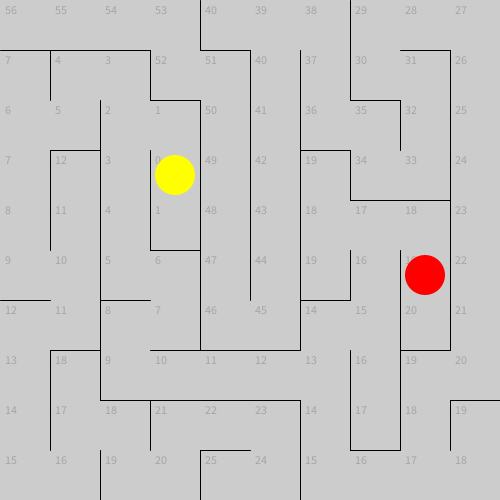
Frame 1 (no input)
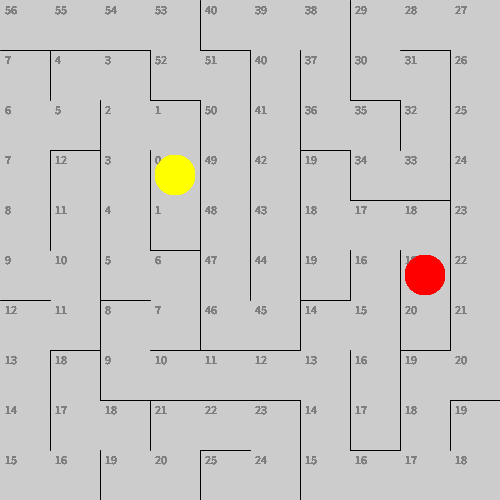
Frame 60 (the mouse pressed at the canvas centre just before this capture)
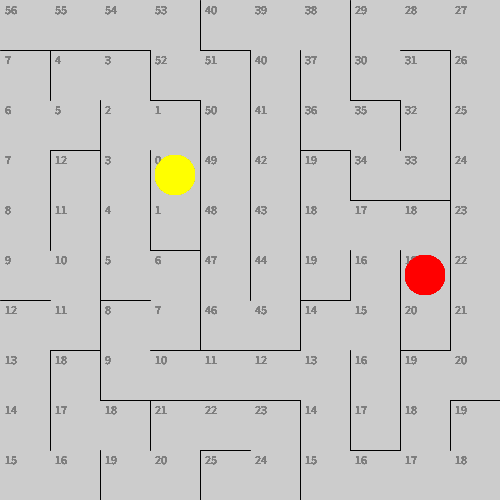
Frame 120 (the mouse held since frame 60 and released just before this capture)

The Processing sketch that drew these frames (run headless with seeded random() and noise(); from frame 60 on, the mouse is pressed at the canvas centre):

// Processing sketch: week14_6_maze_generate_wall_pacman_bfs
// ── week14_6_maze_generate_wall_pacman_bfs.pde
//產生地圖maze的方法
int startI=3, startJ=3;
int ghostI=5, ghostJ=8;
ArrayList<Integer> queueI = new ArrayList<Integer>();
ArrayList<Integer> queueJ = new ArrayList<Integer>();
ArrayList<Integer> queueD = new ArrayList<Integer>();
int [][] maze = new int[10][10];
boolean [][] visited = new boolean[10][10];
boolean testVisible(int i, int j){ //true: nothing
  if(i<0 || j<0 || i>=10 || j>=10) return true;
  return visited[i][j]; //false 要用它 doing something
}
int [][] wallH = new int[10][9];
int [][] wallW = new int[9][10];
void genMaze2(int i, int j, int ii, int jj){
  if(i==ii) wallH[i][min(j,jj)] = 1;
  if(j==jj) wallW[min(i,ii)][j] = 1;
  genMaze(ii,jj);
}
void genMaze(int i, int j){
  //if(i==9&&j==9) return;
  visited[i][j] = true;
  println(i,j);
  while(true){
    if(testVisible(i+1, j)==false && int(random(2))==0) {genMaze2(i,j,i+1,j);}
    if(testVisible(i-1, j)==false && int(random(2))==0) {genMaze2(i,j,i-1,j);}
    if(testVisible(i, j+1)==false && int(random(2))==0) {genMaze2(i,j,i,j+1);}
    if(testVisible(i, j-1)==false && int(random(2))==0) {genMaze2(i,j,i,j-1);}
    if(testVisible(i+1, j) && testVisible(i-1, j) && testVisible(i,j+1) && testVisible(i,j-1)) break;
  }
}
boolean [][]yuutaVisited = new boolean[10][10];
int [][] yuutaDist = new int[10][10];
void BFS(int i, int j, int d){
  queueI.add(i);
  queueJ.add(j);
  queueD.add(d);
  yuutaVisited[i][j] = true;
  yuutaDist[i][j] = d;
  while( queueI.size()>0){
    int ii = queueI.remove(0);
    int jj = queueJ.remove(0);
    int dd = queueD.remove(0);
    testAndAdd(ii,jj, ii+1, jj, dd+1);
    testAndAdd(ii,jj, ii-1, jj, dd+1);
    testAndAdd(ii,jj, ii, jj+1, dd+1);
    testAndAdd(ii,jj, ii, jj-1, dd+1);
  }
}
void testAndAdd(int i0, int j0, int i, int j, int d){
  if(i<0 || j<0 || i>=10 || j>=10) return;
  if(yuutaVisited[i][j]) return;
  if( (i0==i && wallH[i][min(j0,j)]==1) || (j0==j && wallW[min(i0,i)][j]==1) ) {
    queueI.add(i);
    queueJ.add(j);
    queueD.add(d);
    yuutaDist[i][j] = d;
    yuutaVisited[i][j] = true;
  }
}
void setup(){
  size(500,500);
  genMaze(0,0);
  BFS(startI, startJ, 0);
}
void draw(){
  for(int i=0; i<10; i++){
    for(int j=0; j<9; j++){
      if(wallH[i][j]==0) line(50+j*50, i*50, 50+j*50, 50+i*50);
    }
  }
  for(int i=0; i<9; i++){
    for(int j=0; j<10; j++){
      if(wallW[i][j]==0) line(j*50, 50+i*50, 50+j*50, 50+i*50);
    }
  }
  
  for(int i=0; i<10; i++){
    for(int j=0; j<10; j++){
      noStroke();
      if(visited[i][j]) fill(125,125);
      else fill(255,0,0,125);
      text(""+yuutaDist[i][j], j*50+5, i*50+5, 40, 40);
      //rect(j*50+5, i*50+5, 40, 40);
    }
  }
  fill(255,255,0); ellipse(startJ*50+25, startI*50+25, 40, 40);
  fill(255,0,0); ellipse(ghostJ*50+25, ghostI*50+25, 40, 40);
}
